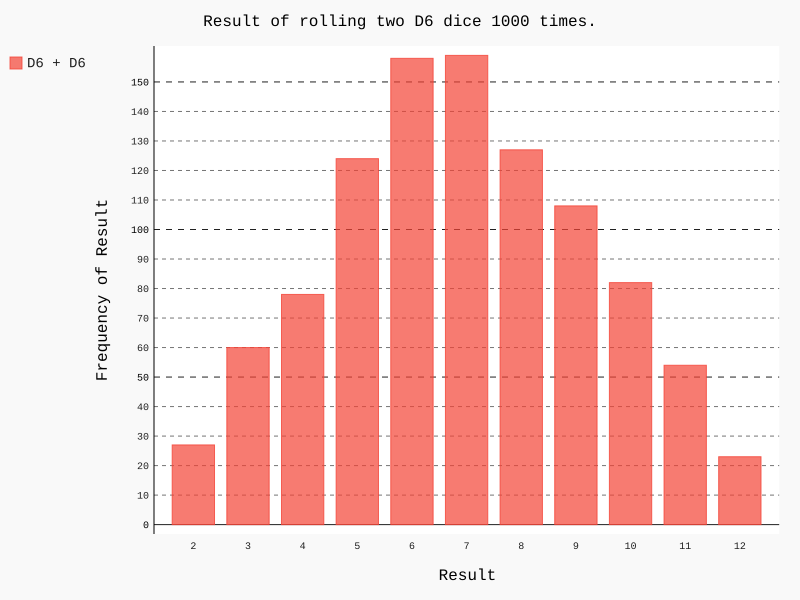

Reproduce this figure in Python.
from die import Die
import pygal

#создание двух кубиков d6
die_1 = Die()
die_2 = Die()

#моделирование серии бросков с сохранением результатов в списке
results = []
for roll_num in range(1000):
	result = die_1.roll() + die_2.roll()
	results.append(result)

#анализ результатов 
frequencies = []
max_result = die_1.num_sides + die_2.num_sides
for value in range(2, max_result+1):
	frequency = results.count(value)
	frequencies.append(frequency)

#визуализация результатов
hist = pygal.Bar()

hist.title = 'Result of rolling two D6 dice 1000 times.'
hist.x_labels = ['2', '3', '4', '5', '6', '7', '8', '9', '10', '11', '12']
hist.x_title = 'Result'
hist.y_title = 'Frequency of Result'
hist.add('D6 + D6', frequencies)
hist.render_to_file('dice_visual.svg')
